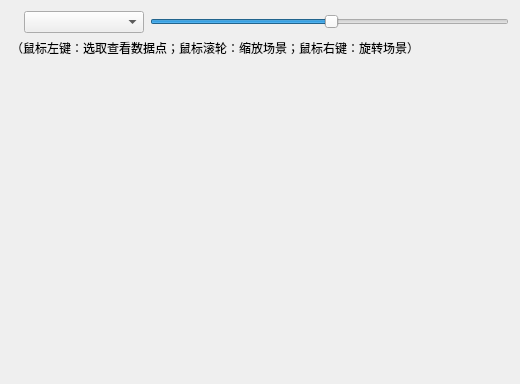
<?xml version="1.0" encoding="UTF-8"?>
<ui version="4.0">
 <class>yQGrid3DSurfaceDialog</class>
 <widget class="QDialog" name="yQGrid3DSurfaceDialog">
  <property name="geometry">
   <rect>
    <x>0</x>
    <y>0</y>
    <width>520</width>
    <height>384</height>
   </rect>
  </property>
  <layout class="QVBoxLayout" name="verticalLayout">
   <item>
    <layout class="QHBoxLayout" name="horizontalLayout">
     <item>
      <widget class="QLabel" name="label">
       <property name="sizePolicy">
        <sizepolicy hsizetype="Fixed" vsizetype="Fixed">
         <horstretch>0</horstretch>
         <verstretch>0</verstretch>
        </sizepolicy>
       </property>
       <property name="pixmap">
        <pixmap resource="UI.qrc">:/UI/Resources/colorTable.png</pixmap>
       </property>
       <property name="alignment">
        <set>Qt::AlignCenter</set>
       </property>
      </widget>
     </item>
     <item>
      <widget class="yColorTablePresetsComboBox" name="comboBox_clrTbl_presets">
       <property name="sizePolicy">
        <sizepolicy hsizetype="Fixed" vsizetype="Fixed">
         <horstretch>0</horstretch>
         <verstretch>0</verstretch>
        </sizepolicy>
       </property>
       <property name="minimumSize">
        <size>
         <width>120</width>
         <height>0</height>
        </size>
       </property>
      </widget>
     </item>
     <item>
      <widget class="QSlider" name="slider">
       <property name="value">
        <number>50</number>
       </property>
       <property name="orientation">
        <enum>Qt::Horizontal</enum>
       </property>
      </widget>
     </item>
    </layout>
   </item>
   <item>
    <widget class="QLabel" name="label_2">
     <property name="sizePolicy">
      <sizepolicy hsizetype="Preferred" vsizetype="Fixed">
       <horstretch>0</horstretch>
       <verstretch>0</verstretch>
      </sizepolicy>
     </property>
     <property name="text">
      <string>（鼠标左键：选取查看数据点；鼠标滚轮：缩放场景；鼠标右键：旋转场景）</string>
     </property>
    </widget>
   </item>
   <item>
    <layout class="QHBoxLayout" name="HLayout_Surface_ClrTableSpectrum">
     <item>
      <widget class="yColorTableSpectrumWidget" name="clrTblSpectrumWidget" native="true">
       <property name="sizePolicy">
        <sizepolicy hsizetype="Fixed" vsizetype="Preferred">
         <horstretch>0</horstretch>
         <verstretch>0</verstretch>
        </sizepolicy>
       </property>
       <property name="minimumSize">
        <size>
         <width>50</width>
         <height>0</height>
        </size>
       </property>
      </widget>
     </item>
    </layout>
   </item>
  </layout>
 </widget>
 <layoutdefault spacing="6" margin="11"/>
 <customwidgets>
  <customwidget>
   <class>yColorTablePresetsComboBox</class>
   <extends>QComboBox</extends>
   <header>ycolortablepresetscombobox.h</header>
  </customwidget>
  <customwidget>
   <class>yColorTableSpectrumWidget</class>
   <extends>QWidget</extends>
   <header location="global">yColorTableSpectrumWidget.h</header>
   <container>1</container>
  </customwidget>
 </customwidgets>
 <resources>
  <include location="UI.qrc"/>
  <include location="ChartsVisualization.qrc"/>
  <include location="Grid3DSurfaceDialog.qrc"/>
 </resources>
 <connections/>
</ui>
